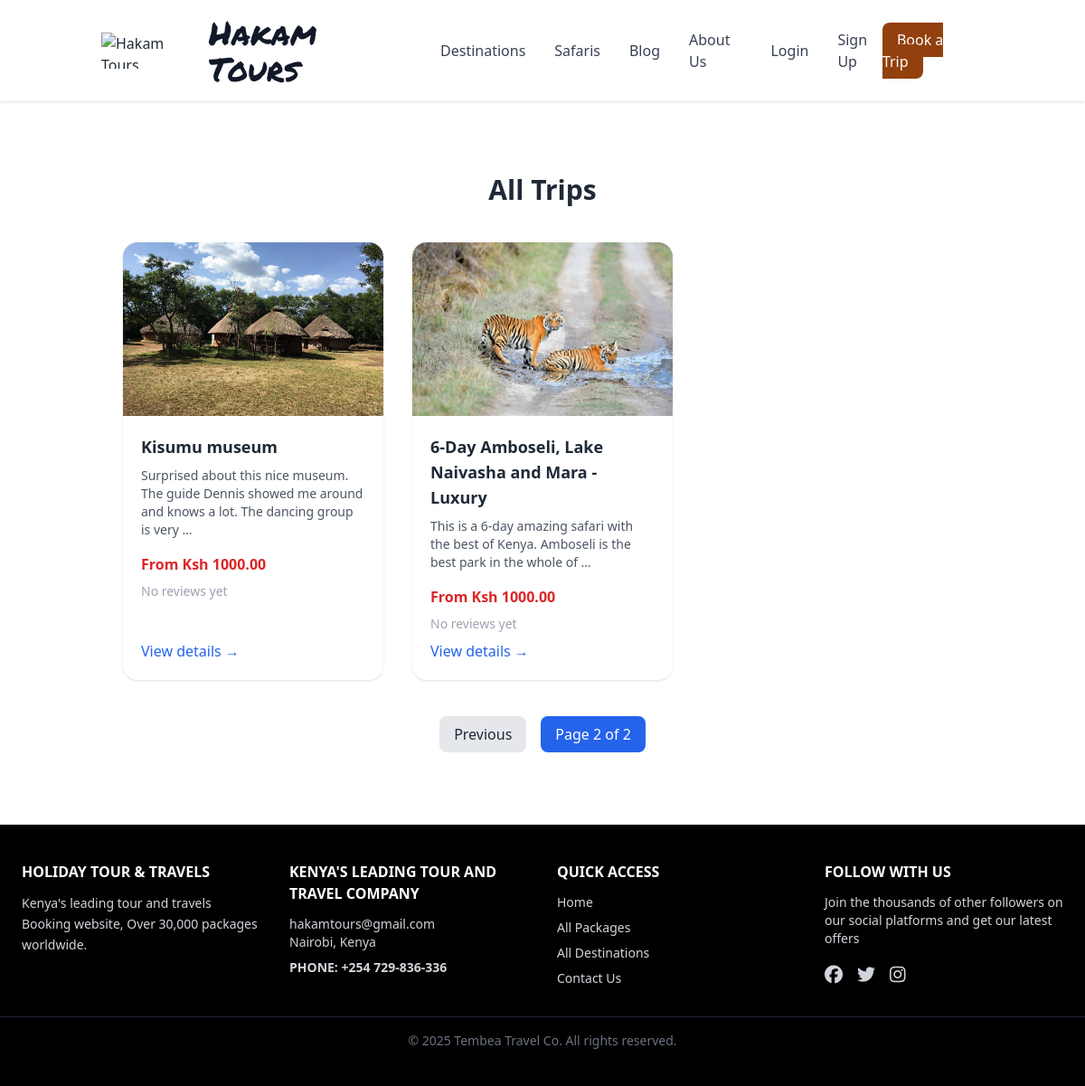
Before: /trips/?page=2 with the older database file.
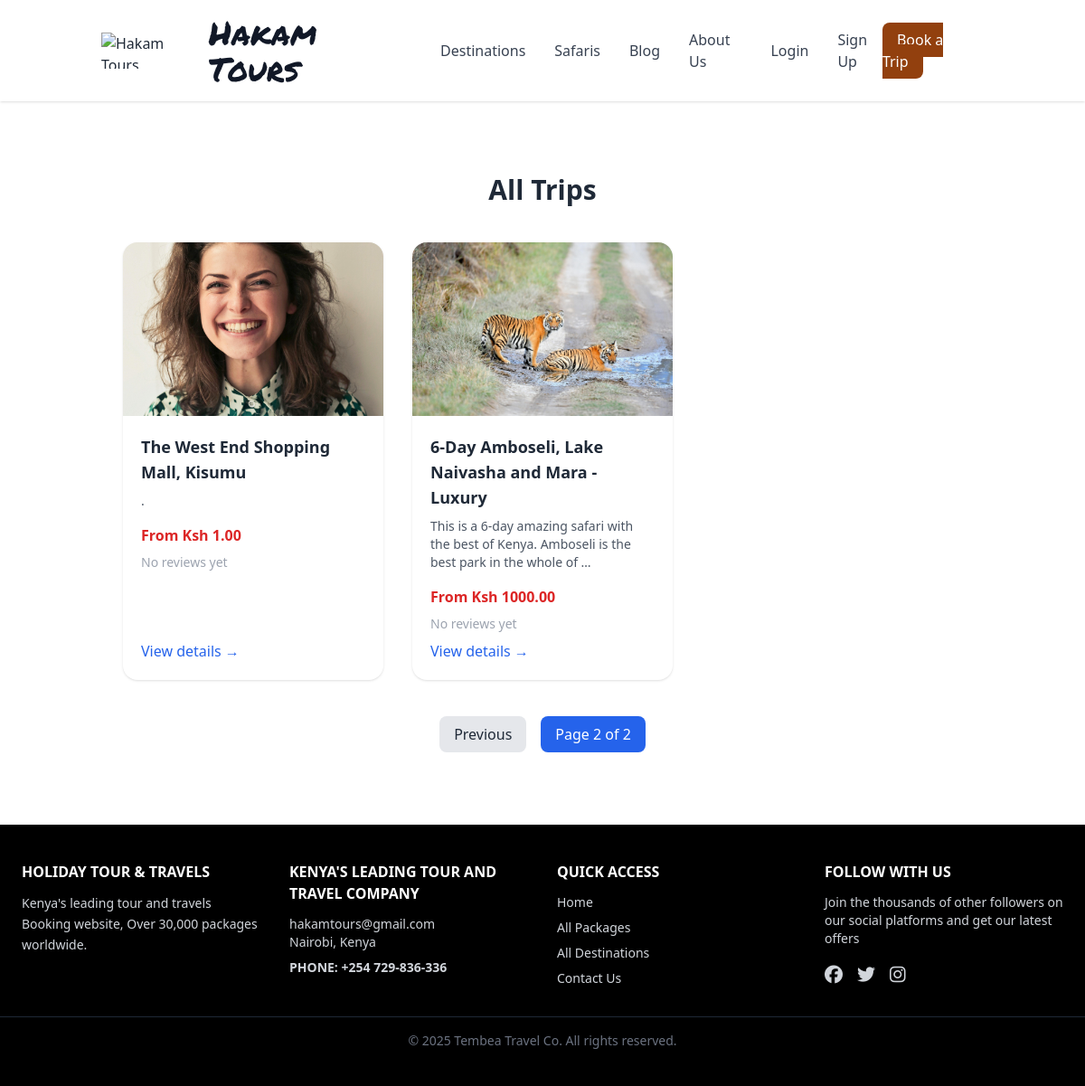
After: the same page with the newer database file.
### trips/models.py (models this page shows, shortened)
class Trip(models.Model):
    category = models.ForeignKey(Category, on_delete=models.CASCADE, related_name="trips")
    title = models.CharField(max_length=200)
    slug = models.SlugField(unique=True, blank=True)
    description = models.TextField()
    start_date = models.DateField()
    end_date = models.DateField()
    is_current = models.BooleanField(default=True)  # controls current/past display
    cover_image = models.ImageField(upload_to="trips/covers/", blank=True, null=True)
    wishlisted_by = models.ManyToManyField(settings.AUTH_USER_MODEL,related_name="wishlisted_trips",blank=True)
    created_at = models.DateTimeField(auto_now_add=True)
    is_hot = models.BooleanField(default=False, help_text="Mark as hot trip to feature on home page")
    class Meta:
        ordering = ["-start_date"]

class Package(models.Model):
    trip = models.ForeignKey(Trip, on_delete=models.CASCADE, related_name="packages")
    name = models.CharField(max_length=100)
    description = models.TextField(blank=True)
    price = models.DecimalField(max_digits=10, decimal_places=2)
    max_people = models.PositiveIntegerField(default=1)
    included = models.TextField(
        blank=True,
        help_text="Enter one item per line for things included in this package"
    )
    excluded = models.TextField(
        blank=True,
        help_text="Enter one item per line for things NOT included in this package"
    )

class TripImage(models.Model):
    trip = models.ForeignKey(Trip, on_delete=models.CASCADE, related_name="images")
    image = models.ImageField(upload_to="trip_images/")

### trips/views.py (the view)
# urls.py: path("", TripListView.as_view(), name="trip_list"),
class TripListView(ListView):
    model = Trip
    template_name = "trips/trip_list.html"
    context_object_name = "trips"
    paginate_by = 6   # 6 trips per page
    def get_queryset(self):
        qs = (
            Trip.objects.all()
            .prefetch_related("packages", "testimonials", "wishlisted_by", "images")  # 👈 include images
            .annotate(
                avg_rating=Avg("testimonials__rating"),
                review_count=Count("testimonials"),
            )
        )
        if self.request.GET.get("hot") == "1":
            qs = qs.filter(is_hot=True)
        return qs
    def get_context_data(self, **kwargs):
        context = super().get_context_data(**kwargs)
        context["is_hot_filter"] = self.request.GET.get("hot") == "1"
        if self.request.user.is_authenticated:
            context["wishlist_ids"] = set(
                self.request.user.wishlisted_trips.values_list("id", flat=True)
            )
        else:
            context["wishlist_ids"] = set()
        return context

### templates/trips/trip_list.html (shortened to what this page needs)
{% extends "base.html" %}
{% block content %}
<section class="max-w-6xl mx-auto px-6 py-12">
  {% if is_hot_filter %}
    <h1 class="text-3xl font-bold mb-10 text-center text-red-600">🔥 Hot Trips</h1>
  {% else %}
    <h1 class="text-3xl font-bold mb-10 text-center">All Trips</h1>
  {% endif %}
  <div class="grid grid-cols-1 sm:grid-cols-2 md:grid-cols-3 gap-8">
    {% for trip in trips %}
      <article class="bg-white rounded-2xl shadow hover:shadow-lg transition overflow-hidden flex flex-col">
        {% if trip.cover_image %}
          <img src="{{ trip.cover_image.url }}" alt="{{ trip.title }}" class="w-full h-48 object-cover">
        {% elif trip.images.first %}
          <img src="{{ trip.images.first.image.url }}" alt="{{ trip.title }}" class="w-full h-48 object-cover">
        {% else %}
          <div class="w-full h-48 bg-gray-200 flex items-center justify-center text-gray-400">
            No Image
          </div>
        {% endif %}
        <div class="p-5 flex flex-col flex-grow">
          <h3 class="text-lg font-semibold mb-2">{{ trip.title }}</h3>
          <p class="text-gray-600 text-sm mb-4">{{ trip.description|truncatewords:20 }}</p>
          {% if trip.packages.all %}
            {% with first_package=trip.packages.first %}
              {% if first_package %}
                <p class="text-red-600 font-bold mb-2">From Ksh {{ first_package.price }}</p>
              {% endif %}
            {% endwith %}
          {% endif %}
          {% if trip.review_count > 0 %}
            <div class="flex items-center space-x-2 text-yellow-500 mb-2">
              {% for i in "12345" %}
                {% if forloop.counter <= trip.avg_rating|floatformat:0 %}
                  ★
                {% else %}
                  ☆
                {% endif %}
              {% endfor %}
              <span class="text-gray-600 text-sm">({{ trip.review_count }} reviews)</span>
            </div>
          {% else %}
            <p class="text-gray-400 text-sm mb-2">No reviews yet</p>
          {% endif %}
          <div class="mt-auto">
            <a href="{% url 'trips:trip_detail' slug=trip.slug %}"
               class="text-blue-600 font-medium hover:underline">
               View details →
            </a>
          </div>
        </div>
      </article>
    {% empty %}
      <p class="text-center text-gray-500 col-span-full">No trips available.</p>
    {% endfor %}
  </div>
  {% if is_paginated %}
    <div class="flex justify-center items-center space-x-4 mt-10">
      {% if page_obj.has_previous %}
        <a href="?page={{ page_obj.previous_page_number }}" class="px-4 py-2 bg-gray-200 rounded-lg hover:bg-gray-300">Previous</a>
      {% endif %}
      <span class="px-4 py-2 bg-blue-600 text-white rounded-lg">
        Page {{ page_obj.number }} of {{ page_obj.paginator.num_pages }}
      </span>
    </div>
  {% endif %}
</section>
{% endblock %}

Changed rows visible on the page:
no longer on this page (row unchanged): Trip: cover_image (picture), title "Kisumu museum", description "Surprised about this nice museum. The guide Dennis showed me around and knows a lot. The dancing group is very …", packages.first.price "1000.00", shows "No reviews yet"
added Trip: images.first.image (picture), title "The West End Shopping Mall, Kisumu", description ".", packages.first.price "1.00", shows "No reviews yet"
